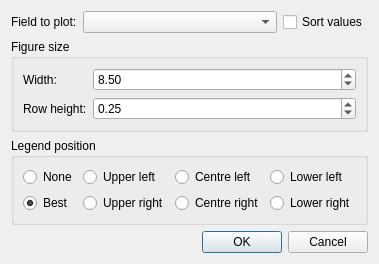
<?xml version="1.0" encoding="UTF-8"?>
<ui version="4.0">
 <class>BarConfigDialog</class>
 <widget class="QDialog" name="BarConfigDialog">
  <property name="geometry">
   <rect>
    <x>0</x>
    <y>0</y>
    <width>341</width>
    <height>241</height>
   </rect>
  </property>
  <property name="sizePolicy">
   <sizepolicy hsizetype="Fixed" vsizetype="Fixed">
    <horstretch>0</horstretch>
    <verstretch>0</verstretch>
   </sizepolicy>
  </property>
  <property name="windowTitle">
   <string>Bar plot</string>
  </property>
  <property name="windowIcon">
   <iconset>
    <normaloff>../../../../../icons/programIcon.png</normaloff>../../../../../icons/programIcon.png</iconset>
  </property>
  <layout class="QVBoxLayout" name="verticalLayout_4">
   <item>
    <layout class="QHBoxLayout" name="horizontalLayout">
     <item>
      <widget class="QLabel" name="lblFieldToPlot">
       <property name="text">
        <string>Field to plot:</string>
       </property>
      </widget>
     </item>
     <item>
      <widget class="QComboBox" name="cboFieldToPlot">
       <property name="sizePolicy">
        <sizepolicy hsizetype="Preferred" vsizetype="Fixed">
         <horstretch>1</horstretch>
         <verstretch>0</verstretch>
        </sizepolicy>
       </property>
      </widget>
     </item>
     <item>
      <widget class="QCheckBox" name="chkSort">
       <property name="text">
        <string>Sort values</string>
       </property>
      </widget>
     </item>
    </layout>
   </item>
   <item>
    <layout class="QHBoxLayout" name="horizontalLayout_2">
     <item>
      <widget class="QGroupBox" name="groupBox_3">
       <property name="title">
        <string>Figure size</string>
       </property>
       <layout class="QVBoxLayout" name="verticalLayout_3">
        <item>
         <layout class="QFormLayout" name="formLayout_2">
          <item row="0" column="0">
           <widget class="QLabel" name="lblFigureWidth">
            <property name="text">
             <string>Width:</string>
            </property>
           </widget>
          </item>
          <item row="0" column="1">
           <widget class="QDoubleSpinBox" name="spinFigWidth">
            <property name="decimals">
             <number>2</number>
            </property>
            <property name="minimum">
             <double>2.000000000000000</double>
            </property>
            <property name="maximum">
             <double>20.000000000000000</double>
            </property>
            <property name="singleStep">
             <double>0.500000000000000</double>
            </property>
            <property name="value">
             <double>8.500000000000000</double>
            </property>
           </widget>
          </item>
          <item row="1" column="0">
           <widget class="QLabel" name="lblFigureHeight">
            <property name="text">
             <string>Row height:</string>
            </property>
           </widget>
          </item>
          <item row="1" column="1">
           <widget class="QDoubleSpinBox" name="spinFigRowHeight">
            <property name="minimum">
             <double>0.100000000000000</double>
            </property>
            <property name="maximum">
             <double>1.000000000000000</double>
            </property>
            <property name="singleStep">
             <double>0.050000000000000</double>
            </property>
            <property name="value">
             <double>0.250000000000000</double>
            </property>
           </widget>
          </item>
         </layout>
        </item>
       </layout>
      </widget>
     </item>
    </layout>
   </item>
   <item>
    <widget class="QGroupBox" name="groupBox">
     <property name="title">
      <string>Legend position</string>
     </property>
     <layout class="QVBoxLayout" name="verticalLayout">
      <item>
       <layout class="QGridLayout" name="gridLayout">
        <item row="0" column="2">
         <widget class="QRadioButton" name="radioLegendPosUpperLeft">
          <property name="text">
           <string>Upper left</string>
          </property>
         </widget>
        </item>
        <item row="0" column="3">
         <widget class="QRadioButton" name="radioLegendPosCentreLeft">
          <property name="text">
           <string>Centre left</string>
          </property>
         </widget>
        </item>
        <item row="0" column="4">
         <widget class="QRadioButton" name="radioLegendPosLowerLeft">
          <property name="text">
           <string>Lower left</string>
          </property>
          <property name="checked">
           <bool>false</bool>
          </property>
         </widget>
        </item>
        <item row="1" column="2">
         <widget class="QRadioButton" name="radioLegendPosUpperRight">
          <property name="text">
           <string>Upper right</string>
          </property>
         </widget>
        </item>
        <item row="1" column="3">
         <widget class="QRadioButton" name="radioLegendPosCentreRight">
          <property name="text">
           <string>Centre right</string>
          </property>
         </widget>
        </item>
        <item row="1" column="4">
         <widget class="QRadioButton" name="radioLegendPosLowerRight">
          <property name="text">
           <string>Lower right</string>
          </property>
         </widget>
        </item>
        <item row="1" column="1">
         <widget class="QRadioButton" name="radioLegendPosBest">
          <property name="text">
           <string>Best</string>
          </property>
          <property name="checked">
           <bool>true</bool>
          </property>
         </widget>
        </item>
        <item row="0" column="1">
         <widget class="QRadioButton" name="radioLegendPosNone">
          <property name="text">
           <string>None</string>
          </property>
         </widget>
        </item>
       </layout>
      </item>
     </layout>
    </widget>
   </item>
   <item>
    <layout class="QHBoxLayout" name="horizontalLayout_3">
     <item>
      <spacer name="horizontalSpacer">
       <property name="orientation">
        <enum>Qt::Horizontal</enum>
       </property>
       <property name="sizeHint" stdset="0">
        <size>
         <width>100</width>
         <height>20</height>
        </size>
       </property>
      </spacer>
     </item>
     <item>
      <widget class="QDialogButtonBox" name="buttonBox">
       <property name="orientation">
        <enum>Qt::Horizontal</enum>
       </property>
       <property name="standardButtons">
        <set>QDialogButtonBox::Cancel|QDialogButtonBox::Ok</set>
       </property>
       <property name="centerButtons">
        <bool>false</bool>
       </property>
      </widget>
     </item>
    </layout>
   </item>
  </layout>
 </widget>
 <resources/>
 <connections>
  <connection>
   <sender>buttonBox</sender>
   <signal>accepted()</signal>
   <receiver>BarConfigDialog</receiver>
   <slot>accept()</slot>
   <hints>
    <hint type="sourcelabel">
     <x>248</x>
     <y>254</y>
    </hint>
    <hint type="destinationlabel">
     <x>157</x>
     <y>274</y>
    </hint>
   </hints>
  </connection>
  <connection>
   <sender>buttonBox</sender>
   <signal>rejected()</signal>
   <receiver>BarConfigDialog</receiver>
   <slot>reject()</slot>
   <hints>
    <hint type="sourcelabel">
     <x>316</x>
     <y>260</y>
    </hint>
    <hint type="destinationlabel">
     <x>286</x>
     <y>274</y>
    </hint>
   </hints>
  </connection>
 </connections>
 <designerdata>
  <property name="gridDeltaX">
   <number>10</number>
  </property>
  <property name="gridDeltaY">
   <number>10</number>
  </property>
  <property name="gridSnapX">
   <bool>true</bool>
  </property>
  <property name="gridSnapY">
   <bool>true</bool>
  </property>
  <property name="gridVisible">
   <bool>true</bool>
  </property>
 </designerdata>
</ui>
